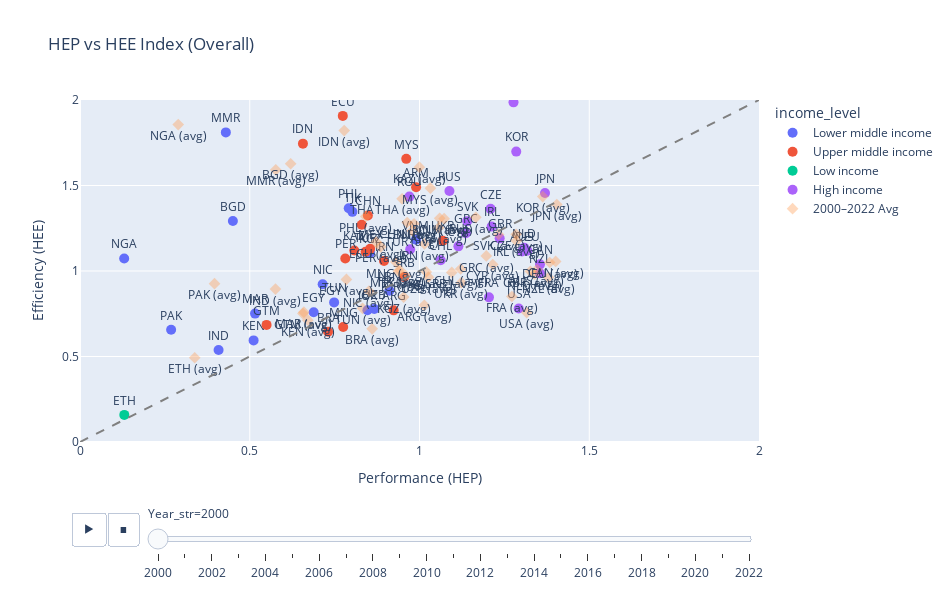
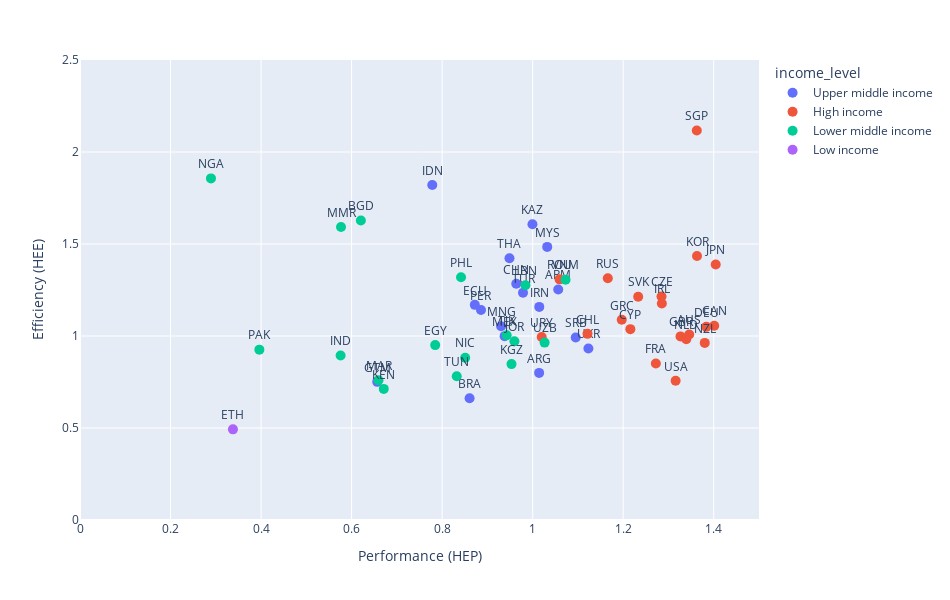

Write notebook code for charts like these, in order.
### Markdown cell above
###### Figure 13. HEP vs HEE Index

### Code cell
fig_main, fig_health, fig_edu, fig_avg_main, fig_avg_health, fig_avg_edu, fig_bar = get_figures(
    selected_countries=["ALL"],
    selected_income_levels=None,
    show_avg=True
)

fig_main.show()
fig_avg_main.show()

### Figure 1 — Plotly figure (JSON) as saved in the notebook; plotly's stock layout.template omitted (floating-point values rounded to 4 significant figures)
{"data": [{"hovertemplate": "income_level=Lower middle income<br>Year_str=2000<br>Performance (HEP)=%{x}<br>Efficiency (HEE)=%{y}<br>ISO3=%{text}<extra></extra>", "legendgroup": "Lower middle income", "marker": {"color": "#636efa", "size": 10, "symbol": "circle"}, "mode": "markers+text", "name": "Lower middle income", "orientation": "v", "showlegend": true, "text": ["VNM", "EGY", "PAK", "IND", "NGA", "PHL", "TUN", "BGD", "TJK", "NIC", "MAR", "LBN", "KGZ", "KEN", "UZB", "JOR", "MMR"], "textposition": "top center", "type": "scatter", "x": [0.9894, 0.6884, 0.2684, 0.4082, 0.1302, 0.7916, 0.7485, 0.4503, 0.8024, 0.7148, 0.5157, 0.9113, 0.8543, 0.5113, 0.8669, 0.8467, 0.4296], "xaxis": "x", "y": [1.182, 0.7583, 0.656, 0.5376, 1.073, 1.367, 0.8163, 1.293, 1.346, 0.9222, 0.7509, 0.8845, 1.106, 0.5942, 0.7781, 0.7702, 1.811], "yaxis": "y"}, {"hovertemplate": "income_level=Upper middle income<br>Year_str=2000<br>Performance (HEP)=%{x}<br>Efficiency (HEE)=%{y}<br>ISO3=%{text}<extra></extra>", "legendgroup": "Upper middle income", "marker": {"color": "#EF553B", "size": 10, "symbol": "circle"}, "mode": "markers+text", "name": "Upper middle income", "orientation": "v", "showlegend": true, "text": ["SRB", "PER", "GTM", "ARM", "IDN", "ECU", "BRA", "TUR", "THA", "CHN", "MYS", "MEX", "MNG", "KAZ", "ARG", "UKR", "IRN"], "textposition": "top center", "type": "scatter", "x": [0.9548, 0.7813, 0.5495, 0.99, 0.6567, 0.7741, 0.7306, 0.8411, 0.8297, 0.8479, 0.961, 0.8547, 0.7752, 0.808, 0.9238, 1.069, 0.8954], "xaxis": "x", "y": [0.9644, 1.073, 0.6848, 1.49, 1.745, 1.907, 0.6444, 1.112, 1.271, 1.325, 1.656, 1.13, 0.6725, 1.12, 0.7699, 1.177, 1.059], "yaxis": "y"}, {"hovertemplate": "income_level=Low income<br>Year_str=2000<br>Performance (HEP)=%{x}<br>Efficiency (HEE)=%{y}<br>ISO3=%{text}<extra></extra>", "legendgroup": "Low income", "marker": {"color": "#00cc96", "size": 10, "symbol": "circle"}, "mode": "markers+text", "name": "Low income", "orientation": "v", "showlegend": true, "text": ["ETH"], "textposition": "top center", "type": "scatter", "x": [0.1305], "xaxis": "x", "y": [0.1584], "yaxis": "y"}, {"hovertemplate": "income_level=High income<br>Year_str=2000<br>Performance (HEP)=%{x}<br>Efficiency (HEE)=%{y}<br>ISO3=%{text}<extra></extra>", "legendgroup": "High income", "marker": {"color": "#ab63fa", "size": 10, "symbol": "circle"}, "mode": "markers+text", "name": "High income", "orientation": "v", "showlegend": true, "text": ["RUS", "FRA", "USA", "ROU", "DEU", "AUS", "CAN", "CHL", "SGP", "CYP", "GBR", "KOR", "CZE", "SVK", "GRC", "URY", "JPN", "NLD", "NZL", "IRL"], "textposition": "top center", "type": "scatter", "x": [1.088, 1.205, 1.292, 0.9702, 1.318, 1.302, 1.355, 1.062, 1.277, 1.115, 1.236, 1.285, 1.209, 1.14, 1.137, 0.9726, 1.37, 1.309, 1.355, 1.213], "xaxis": "x", "y": [1.468, 0.8458, 0.7806, 1.435, 1.118, 1.114, 1.039, 1.063, 1.986, 1.144, 1.191, 1.698, 1.364, 1.292, 1.221, 1.127, 1.456, 1.136, 0.9873, 1.26], "yaxis": "y"}, {"marker": {"opacity": 0.4, "size": 9, "symbol": "diamond"}, "mode": "markers+text", "name": "2000–2022 Avg", "text": ["ARG (avg)", "ARM (avg)", "AUS (avg)", "BGD (avg)", "BRA (avg)", "CAN (avg)", "CHL (avg)", "CHN (avg)", "CYP (avg)", "CZE (avg)", "DEU (avg)", "ECU (avg)", "EGY (avg)", "ETH (avg)", "FRA (avg)", "GBR (avg)", "GRC (avg)", "GTM (avg)", "IDN (avg)", "IND (avg)", "IRL (avg)", "IRN (avg)", "JOR (avg)", "JPN (avg)", "KAZ (avg)", "KEN (avg)", "KGZ (avg)", "KOR (avg)", "LBN (avg)", "MAR (avg)", "MEX (avg)", "MMR (avg)", "MNG (avg)", "MYS (avg)", "NGA (avg)", "NIC (avg)", "NLD (avg)", "NZL (avg)", "PAK (avg)", "PER (avg)", "PHL (avg)", "ROU (avg)", "RUS (avg)", "SGP (avg)", "SRB (avg)", "SVK (avg)", "THA (avg)", "TJK (avg)", "TUN (avg)", "TUR (avg)", "UKR (avg)", "URY (avg)", "USA (avg)", "UZB (avg)", "VNM (avg)"], "textposition": "bottom center", "type": "scatter", "x": [1.014, 1.056, 1.346, 0.6205, 0.8606, 1.401, 1.121, 0.9638, 1.216, 1.285, 1.384, 0.8722, 0.7847, 0.3379, 1.272, 1.327, 1.197, 0.6566, 0.7782, 0.5757, 1.285, 1.015, 0.9597, 1.404, 0.9995, 0.671, 0.9532, 1.363, 0.984, 0.6594, 0.9381, 0.5766, 0.9303, 1.032, 0.2893, 0.8509, 1.339, 1.38, 0.3963, 0.8858, 0.8418, 1.059, 1.166, 1.363, 1.095, 1.233, 0.9487, 0.9426, 0.8323, 0.9786, 1.123, 1.02, 1.316, 1.026, 1.073], "y": [0.7994, 1.253, 1.008, 1.627, 0.6616, 1.056, 1.012, 1.284, 1.037, 1.214, 1.05, 1.169, 0.9505, 0.4927, 0.8508, 0.9979, 1.088, 0.7508, 1.821, 0.8943, 1.176, 1.158, 0.9718, 1.389, 1.607, 0.7126, 0.8474, 1.435, 1.276, 0.7591, 0.9992, 1.592, 1.053, 1.484, 1.856, 0.8819, 0.982, 0.9626, 0.9259, 1.142, 1.319, 1.308, 1.314, 2.117, 0.9915, 1.214, 1.422, 1.004, 0.7816, 1.235, 0.9317, 0.9943, 0.7567, 0.9641, 1.306]}], "layout": {"height": 600, "legend": {"title": {"text": "income_level"}, "tracegroupgap": 0}, "shapes": [{"line": {"color": "gray", "dash": "dash"}, "type": "line", "x0": 0, "x1": 2, "y0": 0, "y1": 2}], "sliders": [{"active": 0, "currentvalue": {"prefix": "Year_str="}, "len": 0.9, "pad": {"b": 10, "t": 60}, "steps": [{"args": [["2000"], {"frame": {"duration": 0, "redraw": false}, "fromcurrent": true, "mode": "immediate", "transition": {"duration": 0, "easing": "linear"}}], "label": "2000", "method": "animate"}, {"args": [["2001"], {"frame": {"duration": 0, "redraw": false}, "fromcurrent": true, "mode": "immediate", "transition": {"duration": 0, "easing": "linear"}}], "label": "2001", "method": "animate"}, {"args": [["2002"], {"frame": {"duration": 0, "redraw": false}, "fromcurrent": true, "mode": "immediate", "transition": {"duration": 0, "easing": "linear"}}], "label": "2002", "method": "animate"}, {"args": [["2003"], {"frame": {"duration": 0, "redraw": false}, "fromcurrent": true, "mode": "immediate", "transition": {"duration": 0, "easing": "linear"}}], "label": "2003", "method": "animate"}, {"args": [["2004"], {"frame": {"duration": 0, "redraw": false}, "fromcurrent": true, "mode": "immediate", "transition": {"duration": 0, "easing": "linear"}}], "label": "2004", "method": "animate"}, {"args": [["2005"], {"frame": {"duration": 0, "redraw": false}, "fromcurrent": true, "mode": "immediate", "transition": {"duration": 0, "easing": "linear"}}], "label": "2005", "method": "animate"}, {"args": [["2006"], {"frame": {"duration": 0, "redraw": false}, "fromcurrent": true, "mode": "immediate", "transition": {"duration": 0, "easing": "linear"}}], "label": "2006", "method": "animate"}, {"args": [["2007"], {"frame": {"duration": 0, "redraw": false}, "fromcurrent": true, "mode": "immediate", "transition": {"duration": 0, "easing": "linear"}}], "label": "2007", "method": "animate"}, {"args": [["2008"], {"frame": {"duration": 0, "redraw": false}, "fromcurrent": true, "mode": "immediate", "transition": {"duration": 0, "easing": "linear"}}], "label": "2008", "method": "animate"}, {"args": [["2009"], {"frame": {"duration": 0, "redraw": false}, "fromcurrent": true, "mode": "immediate", "transition": {"duration": 0, "easing": "linear"}}], "label": "2009", "method": "animate"}, {"args": [["2010"], {"frame": {"duration": 0, "redraw": false}, "fromcurrent": true, "mode": "immediate", "transition": {"duration": 0, "easing": "linear"}}], "label": "2010", "method": "animate"}, {"args": [["2011"], {"frame": {"duration": 0, "redraw": false}, "fromcurrent": true, "mode": "immediate", "transition": {"duration": 0, "easing": "linear"}}], "label": "2011", "method": "animate"}, {"args": [["2012"], {"frame": {"duration": 0, "redraw": false}, "fromcurrent": true, "mode": "immediate", "transition": {"duration": 0, "easing": "linear"}}], "label": "2012", "method": "animate"}, {"args": [["2013"], {"frame": {"duration": 0, "redraw": false}, "fromcurrent": true, "mode": "immediate", "transition": {"duration": 0, "easing": "linear"}}], "label": "2013", "method": "animate"}, {"args": [["2014"], {"frame": {"duration": 0, "redraw": false}, "fromcurrent": true, "mode": "immediate", "transition": {"duration": 0, "easing": "linear"}}], "label": "2014", "method": "animate"}, {"args": [["2015"], {"frame": {"duration": 0, "redraw": false}, "fromcurrent": true, "mode": "immediate", "transition": {"duration": 0, "easing": "linear"}}], "label": "2015", "method": "animate"}, {"args": [["2016"], {"frame": {"duration": 0, "redraw": false}, "fromcurrent": true, "mode": "immediate", "transition": {"duration": 0, "easing": "linear"}}], "label": "2016", "method": "animate"}, {"args": [["2017"], {"frame": {"duration": 0, "redraw": false}, "fromcurrent": true, "mode": "immediate", "transition": {"duration": 0, "easing": "linear"}}], "label": "2017", "method": "animate"}, {"args": [["2018"], {"frame": {"duration": 0, "redraw": false}, "fromcurrent": true, "mode": "immediate", "transition": {"duration": 0, "easing": "linear"}}], "label": "2018", "method": "animate"}, {"args": [["2019"], {"frame": {"duration": 0, "redraw": false}, "fromcurrent": true, "mode": "immediate", "transition": {"duration": 0, "easing": "linear"}}], "label": "2019", "method": "animate"}, {"args": [["2020"], {"frame": {"duration": 0, "redraw": false}, "fromcurrent": true, "mode": "immediate", "transition": {"duration": 0, "easing": "linear"}}], "label": "2020", "method": "animate"}, {"args": [["2021"], {"frame": {"duration": 0, "redraw": false}, "fromcurrent": true, "mode": "immediate", "transition": {"duration": 0, "easing": "linear"}}], "label": "2021", "method": "animate"}, {"args": [["2022"], {"frame": {"duration": 0, "redraw": false}, "fromcurrent": true, "mode": "immediate", "transition": {"duration": 0, "easing": "linear"}}], "label": "2022", "method": "animate"}], "x": 0.1, "xanchor": "left", "y": 0, "yanchor": "top"}], "title": {"text": "HEP vs HEE Index (Overall)"}, "updatemenus": [{"buttons": [{"args": [null, {"frame": {"duration": 500, "redraw": false}, "fromcurrent": true, "mode": "immediate", "transition": {"duration": 500, "easing": "linear"}}], "label": "&#9654;", "method": "animate"}, {"args": [[null], {"frame": {"duration": 0, "redraw": false}, "fromcurrent": true, "mode": "immediate", "transition": {"duration": 0, "easing": "linear"}}], "label": "&#9724;", "method": "animate"}], "direction": "left", "pad": {"r": 10, "t": 70}, "showactive": false, "type": "buttons", "x": 0.1, "xanchor": "right", "y": 0, "yanchor": "top"}], "width": 950, "xaxis": {"anchor": "y", "domain": [0, 1], "range": [0, 2], "title": {"text": "Performance (HEP)"}}, "yaxis": {"anchor": "x", "domain": [0, 1], "range": [0, 2], "title": {"text": "Efficiency (HEE)"}}}}

### Figure 2 — Plotly figure (JSON) as saved in the notebook; plotly's stock layout.template omitted (floating-point values rounded to 4 significant figures)
{"data": [{"hovertemplate": "income_level=Upper middle income<br>Performance (HEP)=%{x}<br>Efficiency (HEE)=%{y}<br>ISO3=%{text}<extra></extra>", "legendgroup": "Upper middle income", "marker": {"color": "#636efa", "size": 10, "symbol": "circle"}, "mode": "markers+text", "name": "Upper middle income", "orientation": "v", "showlegend": true, "text": ["ARG", "ARM", "BRA", "CHN", "ECU", "GTM", "IDN", "IRN", "KAZ", "MEX", "MNG", "MYS", "PER", "SRB", "THA", "TUR", "UKR"], "textposition": "top center", "type": "scatter", "x": [1.014, 1.056, 0.8606, 0.9638, 0.8722, 0.6566, 0.7782, 1.015, 0.9995, 0.9381, 0.9303, 1.032, 0.8858, 1.095, 0.9487, 0.9786, 1.123], "xaxis": "x", "y": [0.7994, 1.253, 0.6616, 1.284, 1.169, 0.7508, 1.821, 1.158, 1.607, 0.9992, 1.053, 1.484, 1.142, 0.9915, 1.422, 1.235, 0.9317], "yaxis": "y"}, {"hovertemplate": "income_level=High income<br>Performance (HEP)=%{x}<br>Efficiency (HEE)=%{y}<br>ISO3=%{text}<extra></extra>", "legendgroup": "High income", "marker": {"color": "#EF553B", "size": 10, "symbol": "circle"}, "mode": "markers+text", "name": "High income", "orientation": "v", "showlegend": true, "text": ["AUS", "CAN", "CHL", "CYP", "CZE", "DEU", "FRA", "GBR", "GRC", "IRL", "JPN", "KOR", "NLD", "NZL", "ROU", "RUS", "SGP", "SVK", "URY", "USA"], "textposition": "top center", "type": "scatter", "x": [1.346, 1.401, 1.121, 1.216, 1.285, 1.384, 1.272, 1.327, 1.197, 1.285, 1.404, 1.363, 1.339, 1.38, 1.059, 1.166, 1.363, 1.233, 1.02, 1.316], "xaxis": "x", "y": [1.008, 1.056, 1.012, 1.037, 1.214, 1.05, 0.8508, 0.9979, 1.088, 1.176, 1.389, 1.435, 0.982, 0.9626, 1.308, 1.314, 2.117, 1.214, 0.9943, 0.7567], "yaxis": "y"}, {"hovertemplate": "income_level=Lower middle income<br>Performance (HEP)=%{x}<br>Efficiency (HEE)=%{y}<br>ISO3=%{text}<extra></extra>", "legendgroup": "Lower middle income", "marker": {"color": "#00cc96", "size": 10, "symbol": "circle"}, "mode": "markers+text", "name": "Lower middle income", "orientation": "v", "showlegend": true, "text": ["BGD", "EGY", "IND", "JOR", "KEN", "KGZ", "LBN", "MAR", "MMR", "NGA", "NIC", "PAK", "PHL", "TJK", "TUN", "UZB", "VNM"], "textposition": "top center", "type": "scatter", "x": [0.6205, 0.7847, 0.5757, 0.9597, 0.671, 0.9532, 0.984, 0.6594, 0.5766, 0.2893, 0.8509, 0.3963, 0.8418, 0.9426, 0.8323, 1.026, 1.073], "xaxis": "x", "y": [1.627, 0.9505, 0.8943, 0.9718, 0.7126, 0.8474, 1.276, 0.7591, 1.592, 1.856, 0.8819, 0.9259, 1.319, 1.004, 0.7816, 0.9641, 1.306], "yaxis": "y"}, {"hovertemplate": "income_level=Low income<br>Performance (HEP)=%{x}<br>Efficiency (HEE)=%{y}<br>ISO3=%{text}<extra></extra>", "legendgroup": "Low income", "marker": {"color": "#ab63fa", "size": 10, "symbol": "circle"}, "mode": "markers+text", "name": "Low income", "orientation": "v", "showlegend": true, "text": ["ETH"], "textposition": "top center", "type": "scatter", "x": [0.3379], "xaxis": "x", "y": [0.4927], "yaxis": "y"}], "layout": {"height": 600, "legend": {"title": {"text": "income_level"}, "tracegroupgap": 0}, "margin": {"t": 60}, "width": 950, "xaxis": {"anchor": "y", "domain": [0, 1], "range": [0, 1.5], "title": {"text": "Performance (HEP)"}}, "yaxis": {"anchor": "x", "domain": [0, 1], "range": [0, 2.5], "title": {"text": "Efficiency (HEE)"}}}}
